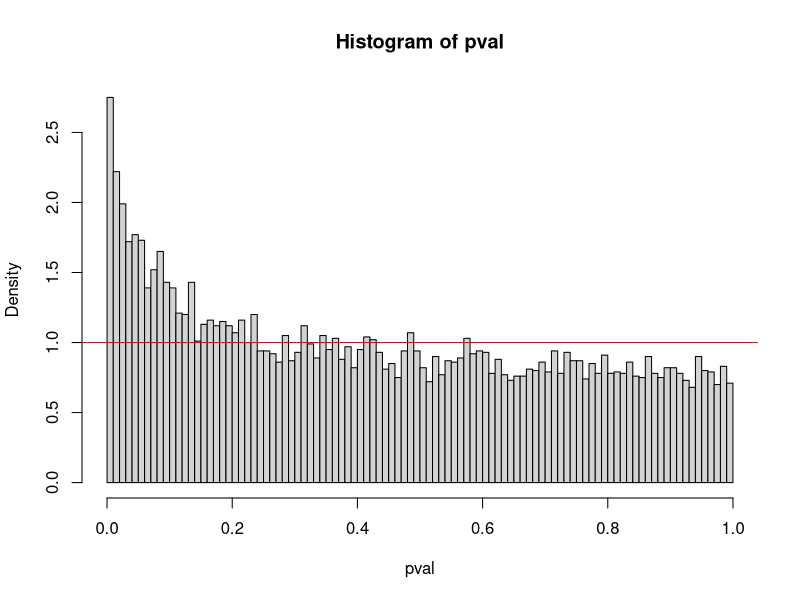
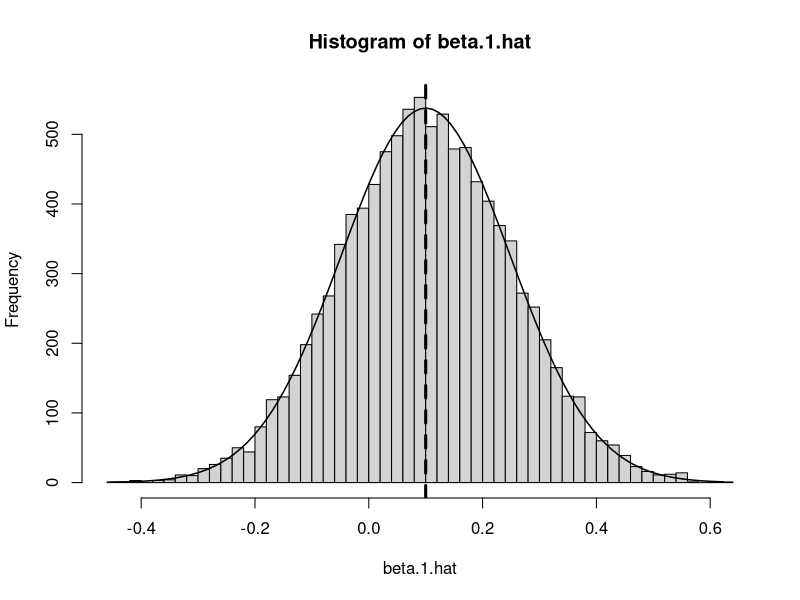
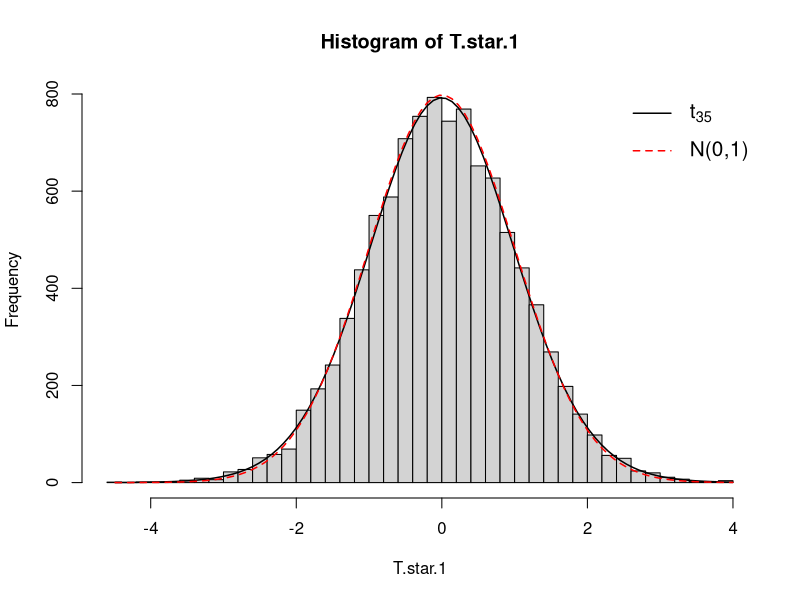

These figures' R source, in order:
####  basic Least Squares analysis + inference under the normal model  ####


set.seed(1)  # for reproducibility

n <- 40
p <- 4

# generate some X matrix
mu <- c(1,1,2,2)
A <- round(matrix(rnorm(p^2,sd = 2),nrow = p),1)
Z <- matrix(rnorm(n*p),nrow = p)
X.t <- mu + A%*%Z
X <- t(X.t)
X <- cbind(1,X) #add col of 1's

dim(X)
head(X)

# set the true coefficient vector beta
beta <- c(-1,.1,3,1.5,.3) # vector in R^{p+1}
print(beta)
eta <- X %*% beta # vector in R^n (=E[Y] under the linear model)
epsilon <- rnorm(n)  #sigma^2=1
Y <- eta + epsilon # vector in R^n

# automatic LS fitting
x0 <- X[,1]
x1 <- X[,2]
x2 <- X[,3]
x3 <- X[,4]
x4 <- X[,5]
y <- Y
mydata <- data.frame(y,x0,x1,x2,x3,x4)
head(mydata)

fm <- lm(Y ~ x1 + x2 + x3 + x4, data = mydata) # main function. Intercept automatically added by default (use 'Y~x1+x2+x3+x4 - 1,data=mydata' for LS with no intercept)
summary(fm)

head( model.matrix(fm) ) # X matrix
fm$coefficients # beta-hat
head( fm$fitted.values ) # Yhat
head( fm$residuals ) # e = Y-Yhat

# manual analysis
V <- solve( t(X) %*% X )  # V = (X^t X)^{-1}
beta.hat <- V %*% t(X) %*% Y
beta.1.hat <- beta.hat[2] # extract second coordinate of beta.hat
e <- Y - X %*% beta.hat
sigsq.hat <- sum(e^2)/(n-p-1)
sqrt(sigsq.hat) # sigma-hat # compare to "Residual standard error" in automatiuc output

v.1 <- V[2,2] # extract (2,2) entry of V # in class: V_{11}

var.hat <- sigsq.hat * v.1 # estimated standard error of beta.1.hat
sqrt(var.hat) # compare to value in "Std. Error"

( T.1 <- beta.1.hat/sqrt(var.hat) ) # compare to value in "t value"
( pval <- 2* (1-pt(T.1, df = n-p-1)) ) # compare to value in "Pr(>|t|)"


## simulation: 10^4 runs of the same experiment

beta.1 <- beta[2] #recall: what we denote by beta_1 is actually the *second* coordinate of the vector beta

nsim <- 10^4  # number of simulation rounds
beta.1.hat <- rep(NA,nsim)  # for each simulation round, this will record the estimate of beta.1 
T.star.1 <- rep(NA,nsim)  # t-statistic for beta.1 (this is the "studentized" version of beta.1.hat)
T.1 <- rep(NA,nsim) # t-statistic for beta.1 computed under the null hypothesis
CI.l <- rep(NA,nsim) # lower limit of the CI
CI.u <- rep(NA,nsim) # upper limit of the CI
is.covering <- rep(NA,nsim) # indicator for the event "CI includes beta.1"
pval <- rep(NA,nsim) # pvalue for testing H_0:beta.1=0
is.covering.zero <- rep(NA,nsim) # indicator for the event "CI includes zero"

for (i in 1:nsim){
  epsilon <- rnorm(n)  #sigma^2=1
  Y <- eta + epsilon # eta = Xbeta
  
  beta.hat <- V %*% t(X) %*% Y # LS estimator
  beta.1.hat[i] <- beta.hat[2]
  e <- Y - X %*% beta.hat
  sigsq.hat <- sum(e^2)/(n-p-1)
  v.1 <- V[2,2]
  
  alpha <- .05
  var.hat <- sigsq.hat * v.1
  T.star.1[i] <- (beta.1.hat[i] - beta.1) / sqrt(var.hat)
  T.1[i] <- abs(beta.1.hat[i])/sqrt(var.hat)
  pval[i] <- 2* (1-pt(T.1[i], df = n-p-1)) # note: the p-value is computed using T.1 (null distribution), not T.star.1
  CI.l[i] <- beta.1.hat[i] - qt(1-alpha/2,df = n-p-1) * sqrt(var.hat)
  CI.u[i] <- beta.1.hat[i] + qt(1-alpha/2,df = n-p-1) * sqrt(var.hat)
  is.covering[i] <- (beta.1 < CI.u[i]) & (CI.l[i] < beta.1)
  is.covering.zero[i] <- (0 < CI.u[i]) & (CI.l[i] < 0)
}

beta.1
head( cbind(beta.1.hat, CI.l, CI.u, is.covering, is.covering.zero) )
mean(is.covering)  # we expect ~0.95
hist(pval, breaks = 100, freq = FALSE)
abline(h=1,col='red')
mean(pval<.05) # estimate of rejection prob = power of the test (if beta.1=0, this is expect to be approxmately 0.05)
# verify duality:  {p-val < alpha} if and only if {beta.1 not in CI}
cbind(pval < alpha, !is.covering.zero)[1:20,] 


# inspect empirical distribution of beta.1.hat and T.star.1

# beta.1.hat
h <- hist(beta.1.hat, breaks = 50)
abline(v=beta.1,col='black', lwd=3, lty=2)

# add normal density
xfit <- seq(min(beta.1.hat), max(beta.1.hat), length.out = 100)
yfit <- dnorm(xfit, mean=beta.1, sd=sqrt(V[2,2]))
yfit <- yfit * diff(h$mids[1:2]) * length(beta.1.hat)
lines(xfit,yfit, col='b lack', lwd=1.5)

# T.star.1
h <- hist(T.star.1, breaks = 50)

# add t density
xfit <- seq(min(T.star.1), max(T.star.1), length.out = 100)
yfit <- dt(xfit, df = n-p-1)
yfit <- yfit * diff(h$mids[1:2]) * length(beta.1.hat)
lines(xfit,yfit, col='black', lwd=1.5)
# compare to standard normal density
lines(xfit,dnorm(xfit)*diff(h$mids[1:2]) * length(beta.1.hat), col='red', lwd=1.5,lty=2)

legend('topright', legend=c(expression(t[35]), 'N(0,1)'), col=c("black", "red"), lty=c(1,2), lwd=c(1.5,1.5), bty='n', cex=1.25, y.intersp=1.5)



